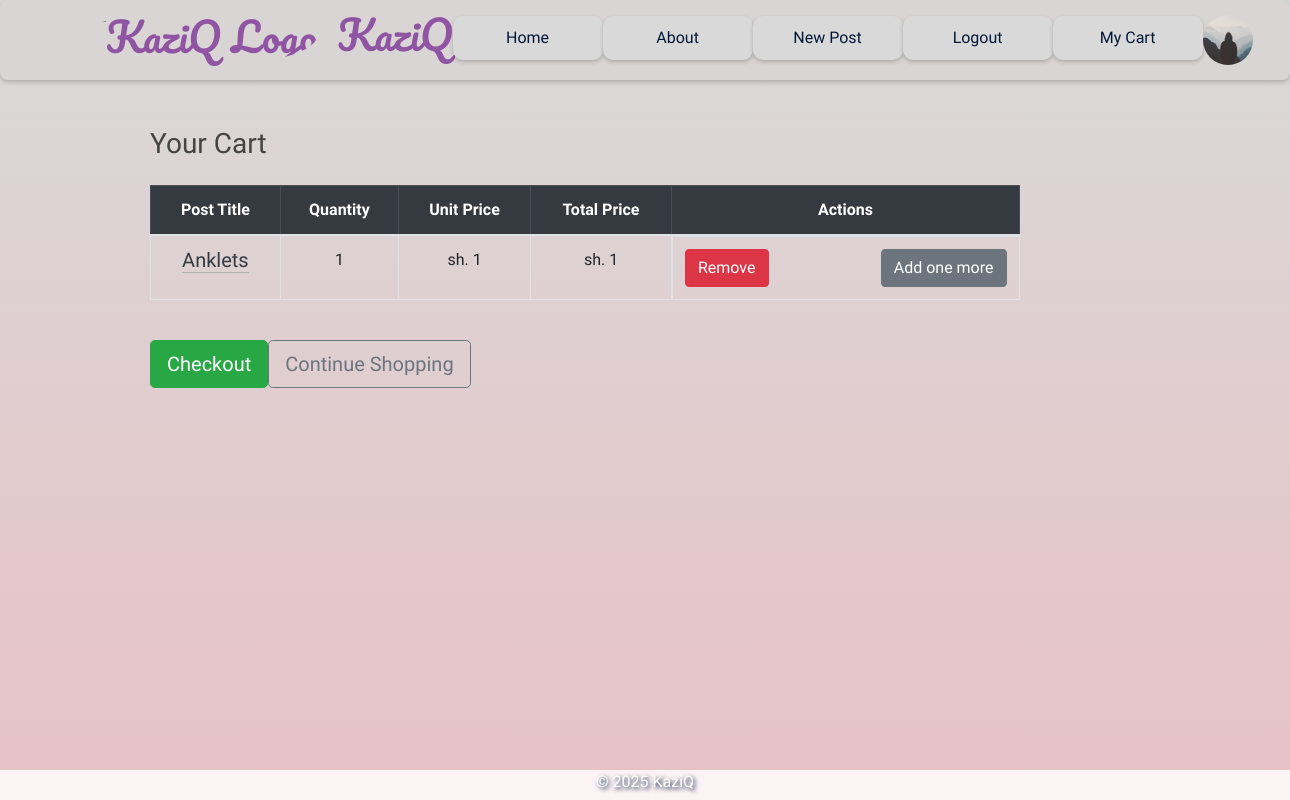
The page /cart (signed in) on the database its author committed.
### flaskblog/models.py (models this page shows, shortened)
class User(db.Model, UserMixin):
    id = db.Column(db.Integer, primary_key=True)
    username = db.Column(db.String(20), unique=True, nullable=False)
    email = db.Column(db.String(120), unique=True, nullable=False)
    whatsapp = db.Column(db.String(20), nullable=False)
    image_file = db.Column(db.String(20), nullable=False, default='default.jpg')
    password = db.Column(db.String(60), nullable=False)
    is_admin = db.Column(db.Boolean, nullable=False, default=False)
    account_balance = db.Column(db.Float, default=0.0)  # Current available balance
    total_sales = db.Column(db.Float, default=0.0)      # Lifetime sales
    bank_account = db.Column(db.String(50), nullable=True)
    bank_name = db.Column(db.String(100), nullable=True)
    phone_for_payment = db.Column(db.String(20), nullable=True)
    posts = db.relationship('Post', backref='author', lazy=True)

class CartItem(db.Model):
    id = db.Column(db.Integer, primary_key=True)
    user_id = db.Column(db.Integer, db.ForeignKey('user.id'), nullable=False)
    post_id = db.Column(db.Integer, db.ForeignKey('post.id'), nullable=False)
    quantity = db.Column(db.Integer, default=1)

class Post(db.Model):
    id = db.Column(db.Integer, primary_key=True)
    title = db.Column(db.String(100), nullable=False)
    date_posted = db.Column(db.DateTime, nullable=False, default=datetime.utcnow)
    content = db.Column(db.Text, nullable=False)
    unit = db.Column(db.String(20), nullable=False, default='')
    price = db.Column(db.String(20), nullable=False, default='')
    user_id = db.Column(db.Integer, db.ForeignKey('user.id'), nullable=False)
    image_file = db.Column(db.String(20), nullable=True)
    cart_items = db.relationship('CartItem', backref='post', lazy=True)
    category = db.Column(db.String(50), nullable=False)

### flaskblog/routes.py (the view)
@app.route('/cart')
@login_required
def view_cart():
    cart_items = CartItem.query.filter_by(user_id=current_user.id).all()
    return render_template('cart.html', title='Your Cart', cart_items=cart_items)

### flaskblog/__init__.py (called while the page is built)
@login_manager.user_loader
def load_user(user_id):
    return User.query.get(int(user_id))

@app.context_processor
def inject_min_max():
    return dict(min=min, max=max)

### flaskblog/templates/cart.html (shortened to what this page needs)
{% extends "layout.html" %}
{% block content %}
<div class="cart container mt-4">
    <h3 class="mb-4 text-center">Your Cart</h3>
    <div class="table-responsive">
        <table class="table table-bordered table-hover text-center">
            <thead class="table-dark">
                <tr>
                    <th>Post Title</th>
                    <th>Quantity</th>
                    <th>Unit Price</th>
                    <th>Total Price</th>
                    <th colspan="2">Actions</th>
                </tr>
            </thead>
            <tbody>
                {% for item in cart_items %}
                <tr>
                    <td>
                        <h5>
                            <a class="article-title text-decoration-none text-dark"
                               href="{{ url_for('post', post_id=item.post.id) }}">
                                {{ item.post.title }}
                            </a>
                        </h5>
                    </td>
                    <td>{{ item.quantity }}</td>
                    <td>sh. {{ item.post.price }}</td>
                    <td>sh. {{ item.post.price|int * item.quantity }}</td>
                    <td class="d-flex justify-content-between">
                        <form action="{{ url_for('remove_from_cart', item_id=item.id) }}" method="POST">
                            <button type="submit" class="btn btn-danger">Remove</button>
                        </form>
                        <form action="{{ url_for('add_to_cart', post_id=item.post.id) }}" method="POST">
                            <button type="submit" class="btn btn-secondary ml-3">Add one more</button>
                        </form>
                    </td>
                </tr>
                {% endfor %}
            </tbody>
        </table>
    </div>
    <div class="d-flex justify-content-between mt-4">
        <a href="{{ url_for('checkout') }}" class="btn btn-success btn-lg">Checkout</a>
        <a href="{{ url_for('home') }}" class="btn btn-outline-secondary btn-lg">Continue Shopping</a>
    </div>
</div>
{% endblock %}

### flaskblog/templates/layout.html (shortened to what this page needs)
<!DOCTYPE html>
<html lang="en">
<head>
    <link rel="stylesheet" href="https://cdn.jsdelivr.net/npm/bootstrap@4.3.1/dist/css/bootstrap.min.css">
    <link rel="stylesheet" type="text/css" href="{{ url_for('static', filename='main.css') }}">
    <link href="https://cdnjs.cloudflare.com/ajax/libs/font-awesome/5.15.4/css/all.min.css" rel="stylesheet">
</head>
<body>
    <header class="site-header">
        <nav class="navbar navbar-expand-md" id="navbar">
            <div class="container">
                <a class="navbar-brand" href="/">
                    <img src="{{ url_for('static', filename='service-client.png') }}" alt="KaziQ Logo" class="navbar-logo">
                    KaziQ
                </a>
                <div class="collapse navbar-collapse" id="navbarToggle">
                    <div class="navbar-nav mr-auto" id="navbar-nav">
                        <a class="nav-item nav-link" href="{{url_for('home')}}">Home</a>
                        <a class="nav-item nav-link" href="{{url_for('about')}}">About</a>
                        {% if current_user.is_authenticated %}
                        <a class="nav-item nav-link" href="{{url_for('new_post')}}">New Post</a>
                        <a class="nav-item nav-link" href="{{url_for('logout')}}">Logout</a>
                        <a class='nav-item nav-link' href="{{url_for('view_cart')}}">My Cart</a>
                        <a href="{{ url_for('account') }}">
                            <img src="{{ url_for('static', filename='profile_pics/' + current_user.image_file) }}" alt="Profile" class="rounded-circle account-img">
                        </a>
                        {% else %}
                            <a class="nav-item nav-link" href="{{url_for('login')}}">Login</a>
                            <a class="nav-item nav-link" href="{{url_for('register')}}">Register</a>
                        {% endif %}
                    </div>
                </div>
            </div>
        </nav>
    </header>
    <main role="main" class="container mt-5 pt-5">
        <div class="row">
            <div class="content-container">
                <div class="body-content">
                    <div class="wholebar">
                        <div class="actual-content">
                            {% block content %}{% endblock %}
                        </div>
                        <div class="sidebar">
                        </div>
                    </div>
                </div>
            </div>
        </div>
    </main>
    <footer>
        <div class="footer-container">
            <div class="footer">
                <p>&copy; 2025 KaziQ</p>
            </div>
        </div>
    </footer>
</body>
</html>

### flaskblog/static/main.css (style rules this page uses)
body { background-image: linear-gradient(to bottom, #D9D9D9, #E8C1C5); background-repeat: no-repeat; background-position:center; background-attachment: fixed; font-family: "Itim", cursive; font-weight: 400; font-style: normal; color: #011638; margin:0; }
h1, h2, h3, h4, h5, h6 { color: #444444; }
#navbar { background-color:#dad5d5; width: 100%; height: 80px; border-radius:8px; box-shadow: 0 2px 4px 0 rgba(0,0,0,0.2); margin-top: 0; display:flex; justify-content:center; align-items:center; }
#navbar-nav { width:100%; display:flex; justify-content:space-around; align-items:end; margin-top:-5px; }
.navbar-nav .account-img { height: 50px; width: 50px; border-radius: 50%; margin-right: 20px; margin-bottom:-5px; }
.navbar-nav { margin:0; width:100%; display:flex; justify-content:space-around; }
.navbar-brand { font-family: "Pacifico", cursive; font-weight: 400; font-style: normal; color: #9055A2; font-size:2.5rem; }
.nav-item { font-family: "Itim", cursive; font-weight: 400; font-style: normal; color: #011638; width:150px; text-align:center; }
.body-content { display:flex; justify-content:center; align-items:center; flex-direction:column; }
.navbar, .navbar-collapse { filter: none; pointer-events: auto; z-index: 1050; }
.content-container { display:flex; justify-content:center; align-items:center; margin:auto; }
.actual-content { border: none; border-radius:1em; display: grid; gap: 20px; grid-template-columns: repeat(2, 1fr); height:100%; width:100%; margin-right:20px; }
.article-title { color: #2E294E; border-bottom: 1px solid #b3b1b1; margin-bottom:10px; }
.account-img { height: 125px; width: 125px; margin-right: 20px; margin-bottom: 16px; }
.cart { display:flex; justify-content:start; align-items:start; flex-direction:column; width:900px; }
.navbar-logo { height: 40px; width: auto; margin-right: 10px; border-radius:50%; margin-bottom:10px; }
footer { display:flex; justify-content:center; align-items:start; background-color: rgba(255, 255, 255, 0.8); width:100%; height: 35px; color:#ffffff; font-size:1rem; position:fixed; bottom:-5px; text-shadow: 2px 2px 4px #011638; }
.sidebar { width: 250px; padding: 20px; border-radius:1em; background:none; border-radius:0 1em 1em 0; text-align:center; }
.site-header .navbar-nav .nav-link { color:#011638; background-color:#D9D9D9; border-radius:10px; text-align:center; padding:10px 25px; transition: background-color 0.3s; box-shadow: 0 2px 4px 0 rgba(0,0,0,0.2); }
.wholebar { display:flex; justify-content:center; align-items:center; margin:-73px 0px 50px 60px; }

### rows shown on the page
User: image_file (placeholder picture)
CartItem: post "Anklets", quantity "1", post.price "1", item.post.price|int*item.quantity "1"
